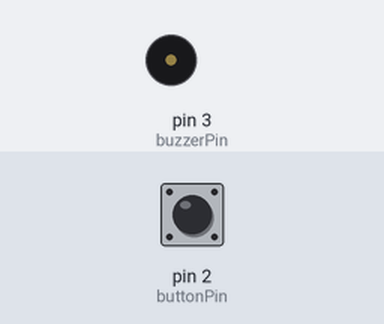
Simulated run of this sketch. Board: Arduino Uno, built with avr-gcc and run on an emulated ATmega328P. Parts: buzzer (waves = sounding, pin HIGH). The test bench sets the inputs (shaded band); at power-on: pin 2 (buttonPin) HIGH.

Above: at 1.2 s.
1.3 s: pin 2 (buttonPin) pulled LOW for 0.15 s
At 1.6 s:
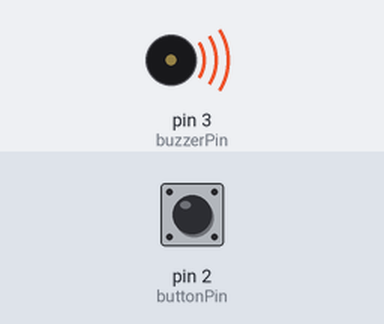
Timing chart, 0 to 7.8 s (numbered marks = the images above; inputs shaded):
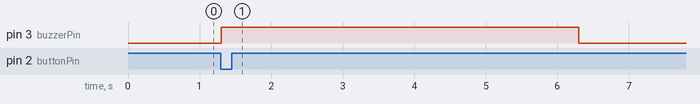

Measured:
- after the input at 1.3 s, pin 3 (buzzerPin): LOW → HIGH at once, → LOW 5.0 s later

The sketch:

panic_button.ino
```cpp
int buttonPin = 2;   // button connected to pin 2
int buzzerPin = 3;   // buzzer connected to pin 3

void setup() {
  pinMode(buttonPin, INPUT_PULLUP);
  pinMode(buzzerPin, OUTPUT);
}

void loop() {
  if (digitalRead(buttonPin) == LOW) { // button pressed
    digitalWrite(buzzerPin, HIGH);    // turn buzzer ON
    delay(5000);                      // keep it ON for 5 sec
    digitalWrite(buzzerPin, LOW);     // then OFF
    // later we’ll also call sendSOS() here
  }
}
```
